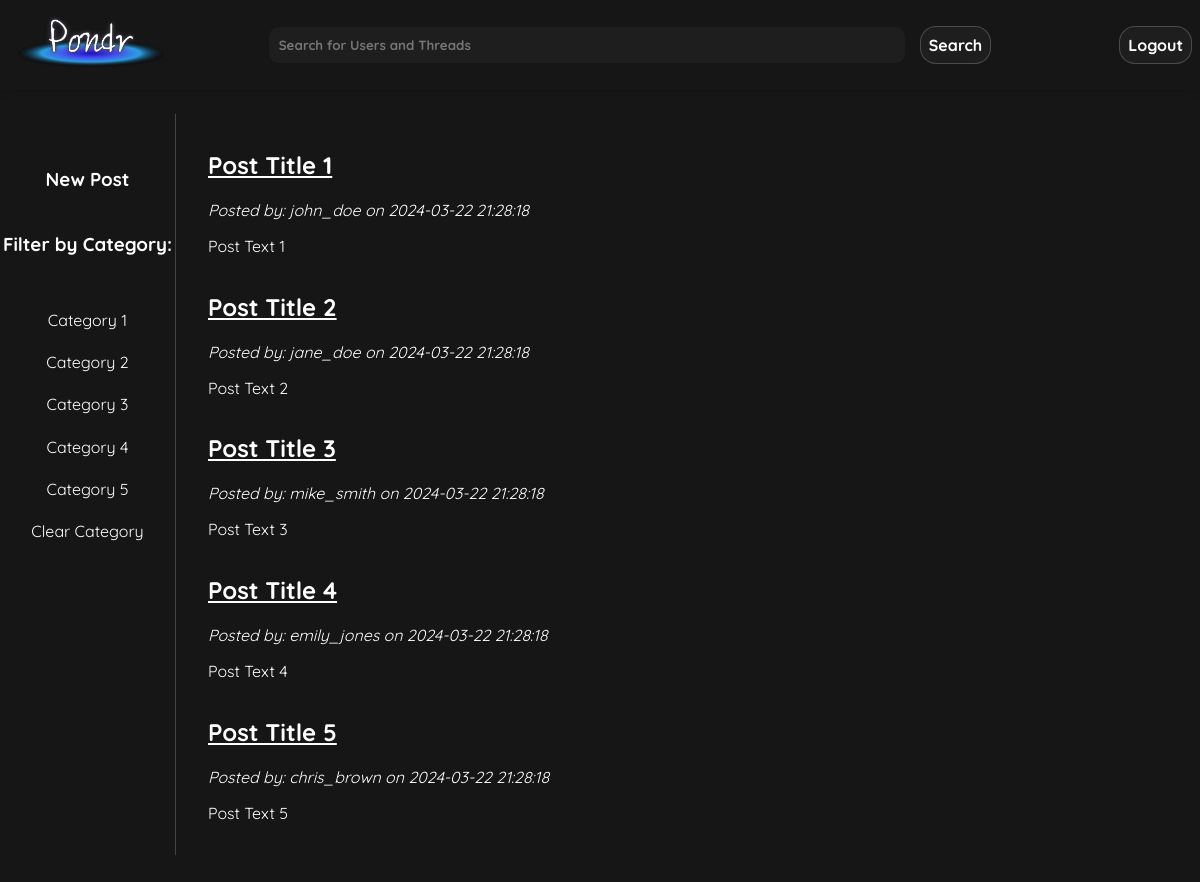
The app's page /pages/discussion.php (signed in), older data.
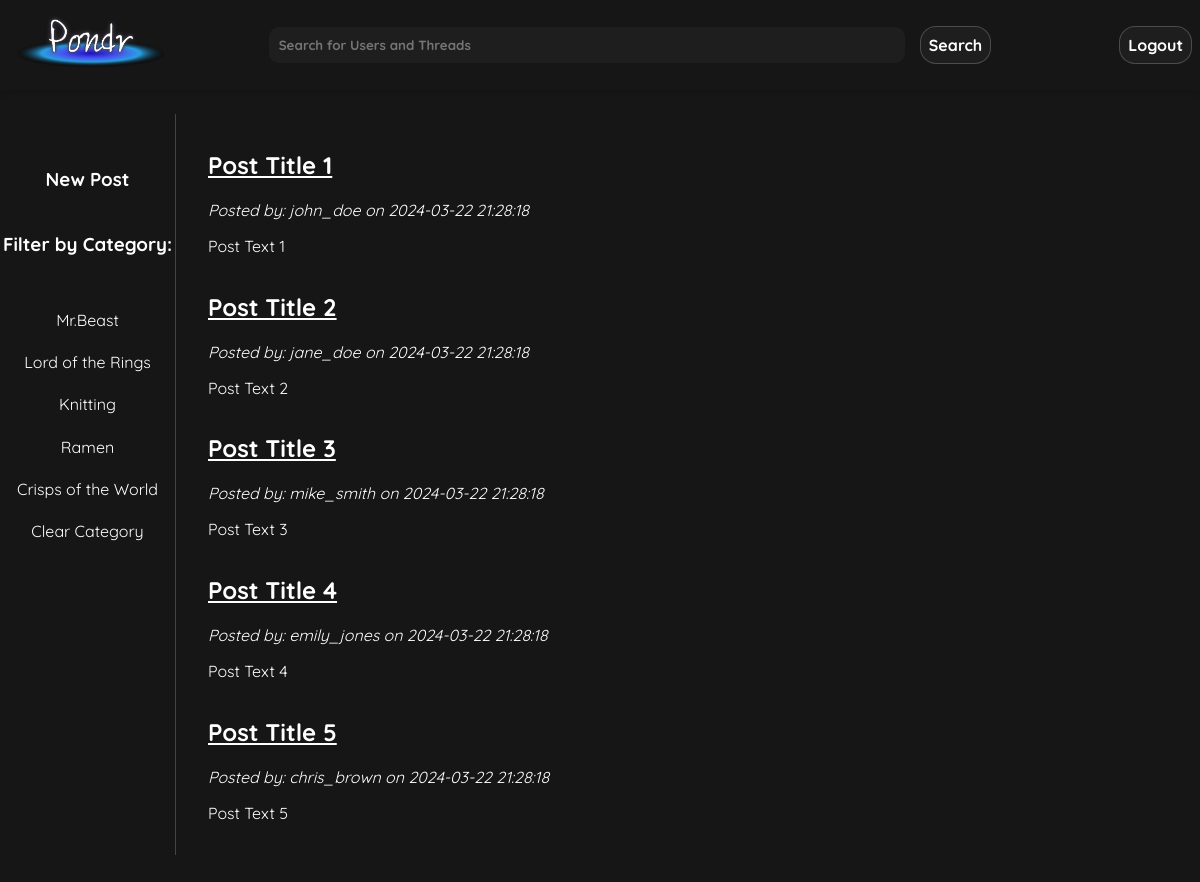
The same page, newer data.
### tables this page shows
CREATE TABLE categories (
    catId INT AUTO_INCREMENT,
    userId INT NOT NULL,
    name VARCHAR(255) NOT NULL,
    count INT NOT NULL DEFAULT 0,  
    PRIMARY KEY(catId),
    FOREIGN KEY(userId) REFERENCES users(userId)
        ON DELETE CASCADE
);

CREATE TABLE posts (
    postId INT AUTO_INCREMENT,
    userId INT NOT NULL, 
    postDate DATETIME NOT NULL,  
    title VARCHAR(255) NOT NULL,
    text VARCHAR(3000) NOT NULL,  
    img VARCHAR(255),
    link VARCHAR(255),
    catId INT,
    likes INT NOT NULL DEFAULT 0,
    comment INT NOT NULL DEFAULT 0,
    PRIMARY KEY(postId,userId),
    FOREIGN KEY(userId) REFERENCES users(userId)
        ON DELETE CASCADE,
    FOREIGN KEY(catId) REFERENCES categories(catId)
        ON DELETE CASCADE
    
);

CREATE TABLE users (
    userId INT AUTO_INCREMENT,
    utype BIT(1) NOT NULL,  
    fName VARCHAR(255) NOT NULL,
    lName VARCHAR(255) NOT NULL,
    uName VARCHAR(255) NOT NULL UNIQUE,
    email VARCHAR(255) NOT NULL UNIQUE,
    pass VARCHAR(255) NOT NULL,
    bio VARCHAR(1000) NOT NULL,  
    pfp VARCHAR(255),
    recoveryKey VARCHAR(255) NOT NULL,
    PRIMARY KEY(userId)
);

### public/pages/discussion.php (the view, shortened to what this page needs)
<?php
$search = $_GET['search'] ?? null;
?>
<!DOCTYPE html>
<html lang="en">
<head>
    <link rel="stylesheet" href="../css/styles.css">
    <link rel="stylesheet" href="../css/discussion.css">
</head>
<body>
    <?php require_once '../scripts/header.php';  ?>
    <main class="center-container margin-down">
        <section class="side-container">
            <?php
            if (isset ($uid)) {
                echo "<a href=\"./new_post.php\"><h3>New Post</h3></a>";
            }
            ?>
            <h3>Filter by Category: </h3>
            <ul>
                <?php
                $sql = "SELECT catId, name FROM categories ORDER BY count DESC LIMIT 10;";
                $prstmt = $conn->prepare($sql);
                try {
                    $prstmt->execute();
                    $prstmt->bind_result($catListId,$catName);
                    if ($prstmt->fetch()) {
                        echo (isset($search)) ? "<li><a href=\"./discussion.php?catId=$catListId&search=$search\">$catName</a></li>" : "<li><a href=\"./discussion.php?catId=$catListId\">$catName</a></li>";
                        while ($prstmt->fetch()) {
                            echo (isset ($search)) ? "<li><a href=\"./discussion.php?catId=$catListId&search=$search\">$catName</a></li>" : "<li><a href=\"./discussion.php?catId=$catListId\">$catName</a></li>";
                        }
                        echo (isset ($search)) ? "<li><a href=\"./discussion.php?search=$search\">Clear Filter</a></li>" : "<li><a href=\"./discussion.php\">Clear Category</a></li>";
                    } else {
                        echo "<p>No Categories have been made yet! make some.</p>";
                    }
                } catch(mysqli_sql_exception $e) {
                    echo "<p>Error occurred: pulling categories.</p>";
                }
                ?>
            </ul>
        </section>
        <section class="discussion-container">
                <?php
                $sql = "SELECT p.postId, p.title, p.postDate, p.text, u.uName, c.name, p.img
                FROM posts as p JOIN users as u ON p.userId = u.userId
                LEFT OUTER JOIN categories as c ON p.catId = c.catId
                WHERE" . (isset($catId) ? " p.catId = ? AND ":" ") . "CASE WHEN ? = \"\" THEN TRUE ELSE (p.title LIKE CONCAT('%',?,'%') OR p.text LIKE CONCAT('%',?,'%') OR u.uName LIKE CONCAT('%',?,'%')) END
                ORDER BY p.postDate DESC;";
                $prstmt = $conn->prepare($sql);
                $searchString = (isset($search)) ? $search : "";
                if (isset($catId)) {
                    $prstmt->bind_param("sssss",$catId,$searchString,$searchString,$searchString,$searchString);
                } else {
                    $prstmt->bind_param("ssss",$searchString,$searchString,$searchString,$searchString);
                }
                try {
                    $prstmt->execute();
                    $prstmt->bind_result($postId, $title, $postDate, $text, $uName, $catName, $postImg);
                    if($prstmt->fetch()){
                        echo "<div class=\"mini-thread\">";
                        echo "<article>";
                        echo "<a href=\"./thread.php?postId=$postId\"><h2>$title</h2></a>";
                        echo "<i>Posted by: $uName on <time>$postDate</time></i>";
                        echo "<p>$text</p>";
                        echo "</article>";
                        echo "</div>";
                        while ($prstmt->fetch()) {
                            echo "<div class=\"mini-thread\">";
                            echo "<article>";
                            echo "<a href=\"./thread.php?postId=$postId\"><h2>$title</h2></a>";
                            echo "<i>Posted by: $uName on <time>$postDate</time></i>";
                            echo "<p>$text</p>";
                            echo "</article>";
                            echo "</div>";
                        }
                    } else {
                        echo "<p>Looks like theres no posts currently in Pondr. Be the first to post!</p>";
                    }
                } catch (mysqli_sql_exception $e) {
                    echo "<p>Error while loading discussion posts. Try again.</p>";
                }
                ?>
        </section>
    </main>
</body>
</html>

### public/scripts/header.php (shortened to what this page needs)
<?php
require_once 'dbconfig.php';
$utype = $_SESSION['utype'] ?? null;
$uid = $_SESSION['uid'] ?? null;
?>
<nav id="top-bar">
    <a href="../index.php"><img src="../img/logo.png" alt="Pondr Logo" id="top-bar-logo"></a>
    <div id="top-search-bar">
        <form method="GET" action="discussion.php">
            <?php
            echo "<input type=\"text\" name=\"search\" placeholder=\"Search for Users and Threads\" value=\"" . ((isset($search)) ? $search : "") . "\"/>";
            ?>
            <button type="submit" class="form-button">Search</button>
        </form>
    </div>
    <?php
    if(isset($_SESSION['uid'])){
        $sql = "SELECT pfp FROM users WHERE userid = ?;";
        $prstmt = $conn->prepare($sql);
        $prstmt->bind_param('s',$uid);
        try {
            $prstmt->execute();
            $prstmt->bind_result($pfpPath);
        } catch(mysqli_sql_exception $e) {
            $pfpPath = "../img/pfp.png";
        } finally {
            $prstmt->close();
        }
    }
    if (isset($utype)) {
        switch ($utype) {
            case 0:
            case 1:
                echo "<a href=\"my_profile.php\"><img src=\"$pfpPath\" id=\"top-search-bar-pfp\"></a>";
                echo "<a href=\"../scripts/logout.php\" class=\"link-button\">Logout</a>";
                break;
        }
    } else {
        echo "<a href=\"login.php\" class=\"link-button\">Login</a>";
        echo "<a href=\"register.php\" class=\"link-button\">Sign Up</a>";
    }
    ?>
</nav>

### public/css/styles.css (style rules this page uses)
:root { --background-color: #161616; --navbar-dark: linear-gradient(145deg, #0A0A0A, #161616); --button-border: rgba(255, 255, 255, 0.2); --text-color: #ffffff; --button-hover-bg: #2A2A2A; --input-background: #1E1E1E; --input-hover: rgba(255, 255, 255, 0.1); --highlight-color: #3A7FFB; --box-shadow: 0 4px 6px rgba(0, 0, 0, 0.1); --pondr-font: 'Quicksand', sans-serif; }
a { color: white; }
body { margin: 0; padding: 0; font-family: var(--pondr-font); background-color: var(--background-color); color:var(--text-color); transition: all 0.2s ease; }
input[type="text"], input[type="password"], input[type="email"], button, .link-button, .form-button, .form-container textarea, .form-container select { font-family: var(--pondr-font); background-color: var(--input-background); color: var(--text-color); border: 0.1em solid var(--button-border); border-radius: 1em; transition: all 0.3s ease-in; padding: 0.5em; text-decoration: none; margin: 0em 0.5em; font-weight:bold; outline: none; }
.form-button { cursor: pointer; font-size: 1em; }
#top-bar { background-color: var(--navbar-dark); padding: 2vh 0vh; display: flex; justify-content: space-between; align-items: center; box-shadow: var(--box-shadow); }
#top-bar-logo { width: 150px; margin: 0 1rem; }
#top-search-bar { flex-grow: 1; margin: 0 5em; }
#top-search-bar form { display: flex; align-items: center; }
#top-search-bar input { background-color: var(--input-background); border: 1px solid var(--input-border); color: var(--text-color); padding: 10px; width: 100%; box-sizing: border-box; border-radius:10px; }
.center-container { display:flex; justify-content: center; align-items:center; height: 94vh; }
.margin-down { margin-top: 2vw; align-items:flex-start; margin-bottom: 5em; }

### public/css/discussion.css (style rules this page uses)
.discussion-container { width: 80%; background: var(--dark-blue); padding: 1em 2em; border-left: var(--button-border) solid 0.1em; }
.mini-thread { display: flex; flex-direction: row; align-items: center; }
.mini-thread article { flex-grow:1; margin-right: 1em; }
.mini-thread a { color: white; }
.margin-down { justify-content: space-around; }
.side-container { background: var(--dark-blue); border-radius: 10px; flex-grow: 1; display: flex; flex-direction: column; align-items: center; margin-top: 2.6vw; position: relative; }
.side-container ul { padding-left: 0; list-style-type: none; width:100%; }
.side-container li { margin: 1em 0; width:100%; display:flex; justify-content: center; }
.side-container a { color: white; display: block; background: var(--button-green); box-sizing: border-box; text-align: center; width: 90%; text-decoration: none; padding: 0.2em 0; transition: background-color 0.1s ease-in; border-radius: 0.5em; }

Row changes from the older to the newer data that the page shows:
changed categories: name "Category 1" → "Mr.Beast"
changed categories: name "Category 2" → "Lord of the Rings"
changed categories: name "Category 3" → "Knitting"
changed categories: name "Category 4" → "Ramen"
changed categories: name "Category 5" → "Crisps of the World"
